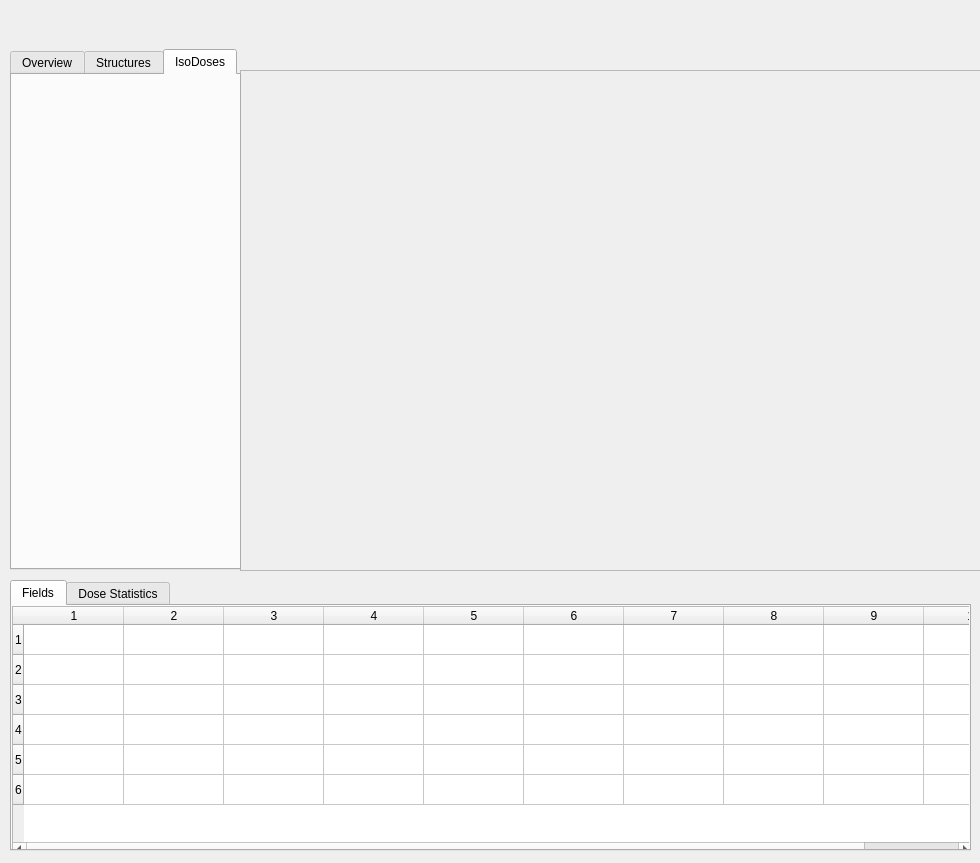
<?xml version="1.0" encoding="UTF-8"?>
<ui version="4.0">
 <class>Form</class>
 <widget class="QWidget" name="Form">
  <property name="geometry">
   <rect>
    <x>0</x>
    <y>0</y>
    <width>980</width>
    <height>863</height>
   </rect>
  </property>
  <property name="windowTitle">
   <string>Form</string>
  </property>
  <widget class="QFrame" name="frame">
   <property name="geometry">
    <rect>
     <x>240</x>
     <y>70</y>
     <width>741</width>
     <height>501</height>
    </rect>
   </property>
   <property name="frameShape">
    <enum>QFrame::StyledPanel</enum>
   </property>
   <property name="frameShadow">
    <enum>QFrame::Raised</enum>
   </property>
   <widget class="QVTKWidget" name="qvtkWidget">
    <property name="geometry">
     <rect>
      <x>20</x>
      <y>0</y>
      <width>351</width>
      <height>241</height>
     </rect>
    </property>
   </widget>
   <widget class="QVTKWidget" name="qvtkWidget_2">
    <property name="geometry">
     <rect>
      <x>390</x>
      <y>0</y>
      <width>341</width>
      <height>241</height>
     </rect>
    </property>
   </widget>
   <widget class="QVTKWidget" name="qvtkWidget_3">
    <property name="geometry">
     <rect>
      <x>20</x>
      <y>250</y>
      <width>351</width>
      <height>241</height>
     </rect>
    </property>
   </widget>
   <widget class="QVTKWidget" name="qvtkWidget_4">
    <property name="geometry">
     <rect>
      <x>390</x>
      <y>250</y>
      <width>341</width>
      <height>241</height>
     </rect>
    </property>
   </widget>
  </widget>
  <widget class="QTabWidget" name="tabWidget">
   <property name="geometry">
    <rect>
     <x>10</x>
     <y>49</y>
     <width>231</width>
     <height>521</height>
    </rect>
   </property>
   <property name="currentIndex">
    <number>2</number>
   </property>
   <widget class="QWidget" name="tab">
    <attribute name="title">
     <string>Overview</string>
    </attribute>
   </widget>
   <widget class="QWidget" name="tab_2">
    <attribute name="title">
     <string>Structures</string>
    </attribute>
   </widget>
   <widget class="QWidget" name="tab_3">
    <attribute name="title">
     <string>IsoDoses</string>
    </attribute>
   </widget>
  </widget>
  <widget class="QTabWidget" name="tabWidget_2">
   <property name="geometry">
    <rect>
     <x>10</x>
     <y>580</y>
     <width>961</width>
     <height>271</height>
    </rect>
   </property>
   <property name="currentIndex">
    <number>0</number>
   </property>
   <widget class="QWidget" name="tab_4">
    <attribute name="title">
     <string>Fields</string>
    </attribute>
    <widget class="QTableWidget" name="tableWidget">
     <property name="geometry">
      <rect>
       <x>0</x>
       <y>0</y>
       <width>961</width>
       <height>251</height>
      </rect>
     </property>
     <property name="sortingEnabled">
      <bool>true</bool>
     </property>
     <property name="rowCount">
      <number>6</number>
     </property>
     <property name="columnCount">
      <number>10</number>
     </property>
     <row/>
     <row/>
     <row/>
     <row/>
     <row/>
     <row/>
     <column/>
     <column/>
     <column/>
     <column/>
     <column/>
     <column/>
     <column/>
     <column/>
     <column/>
     <column/>
    </widget>
   </widget>
   <widget class="QWidget" name="tab_5">
    <attribute name="title">
     <string>Dose Statistics</string>
    </attribute>
    <widget class="QTableWidget" name="tableWidget_2">
     <property name="geometry">
      <rect>
       <x>0</x>
       <y>0</y>
       <width>961</width>
       <height>251</height>
      </rect>
     </property>
     <property name="sortingEnabled">
      <bool>true</bool>
     </property>
     <property name="rowCount">
      <number>6</number>
     </property>
     <property name="columnCount">
      <number>10</number>
     </property>
     <row/>
     <row/>
     <row/>
     <row/>
     <row/>
     <row/>
     <column/>
     <column/>
     <column/>
     <column/>
     <column/>
     <column/>
     <column/>
     <column/>
     <column/>
     <column/>
    </widget>
   </widget>
  </widget>
 </widget>
 <customwidgets>
  <customwidget>
   <class>QVTKWidget</class>
   <extends>QWidget</extends>
   <header>QVTKWidget.h</header>
  </customwidget>
 </customwidgets>
 <resources/>
 <connections/>
</ui>
